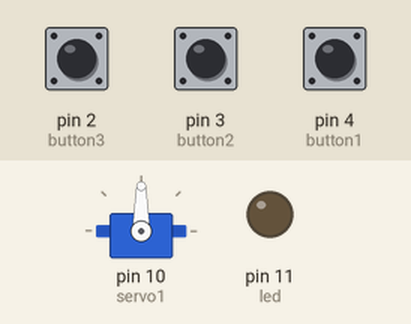
The sketch below on a simulated Arduino Uno, built with avr-gcc and run on an emulated ATmega328P. On the bench: servo, output pins drawn as LEDs (lit = HIGH). The test bench sets the inputs (shaded band); at power-on: pin 2 (button3) LOW, pin 3 (button2) LOW, pin 4 (button1) LOW.

Above: at 1.2 s.
1.3 s: pin 2 (button3) pulled HIGH for 0.15 s
At 2.0 s:
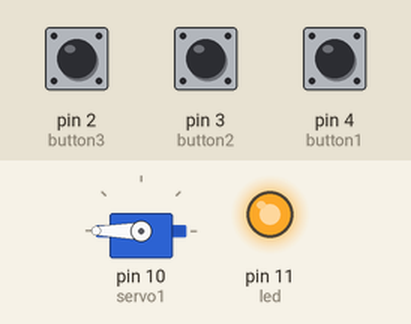
2.9 s: pin 3 (button2) pulled HIGH for 0.15 s
At 3.3 s:
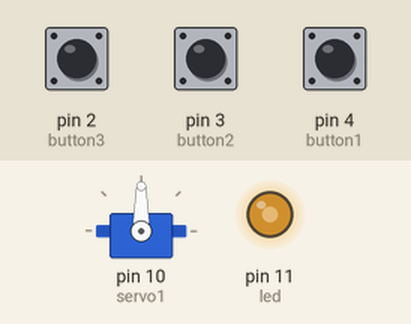
4.5 s: pin 4 (button1) pulled HIGH for 0.15 s
At 5.7 s:
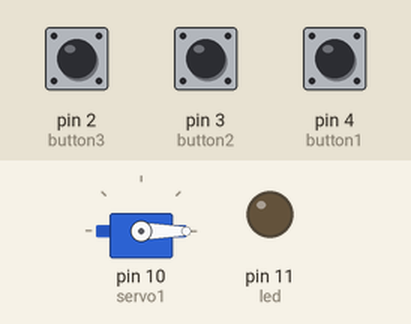
6.1 s: pin 2 (button3) pulled HIGH for 1 s
At 6.9 s:
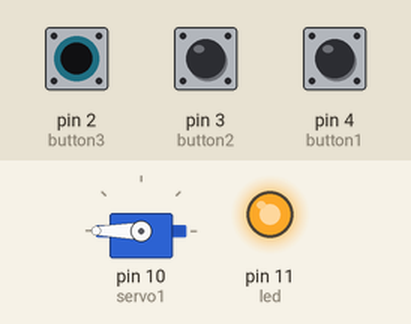
8.6 s: pin 3 (button2) pulled HIGH for 1 s
At 10.0 s:
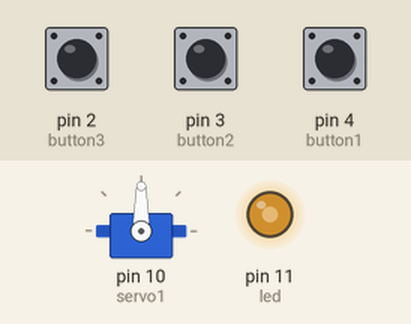
Timing chart, 0 to 11.6 s (numbered marks = the images above; inputs shaded):
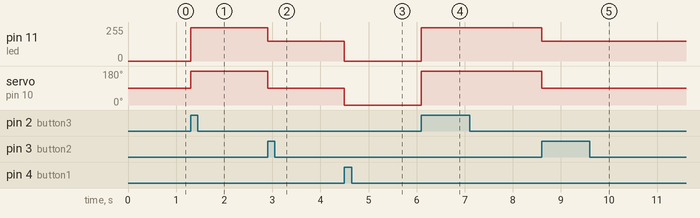

Measured:
- after the input at 1.3 s, pin 11 (led): 0/255 → 250/255 at once; servo on pin 10 (servo1): 90° → 180° at once
- after the input at 2.9 s, pin 11 (led): 250/255 → 150/255 at once; servo on pin 10 (servo1): 180° → 90° at once
- after the input at 4.5 s, pin 11 (led): 150/255 → 0/255 at once; servo on pin 10 (servo1): 90° → 0° at once
- after the input at 6.1 s, pin 11 (led): 0/255 → 250/255 at once; servo on pin 10 (servo1): 0° → 180° at once
- after the input at 8.6 s, pin 11 (led): 250/255 → 150/255 at once; servo on pin 10 (servo1): 180° → 90° at once

The sketch:

Prototipo1.ino
```cpp
#include <Servo.h>

Servo servo1;

int button1 = 4;
int button2 = 3;
int button3 = 2;
int led = 11 ;

void setup() {
  // put your setup code here, to run once:
servo1.attach(10);
pinMode(button1, INPUT);
pinMode(button2, INPUT);
pinMode(button3, INPUT);
pinMode(led, OUTPUT);
}

void loop() {
  // put your main code here, to run repeatedly:
int ButtonRead1 = digitalRead(button1);
int ButtonRead2 = digitalRead(button2);
int ButtonRead3 = digitalRead(button3);

if(ButtonRead1 == HIGH){
  servo1.write(0);
  digitalWrite(led, LOW);
}else if(ButtonRead2 == HIGH){
  servo1.write(90);
  analogWrite(led, 150);
}else if(ButtonRead3 ==HIGH){
  servo1.write(180);
  analogWrite(led, 250);
}
}
```
